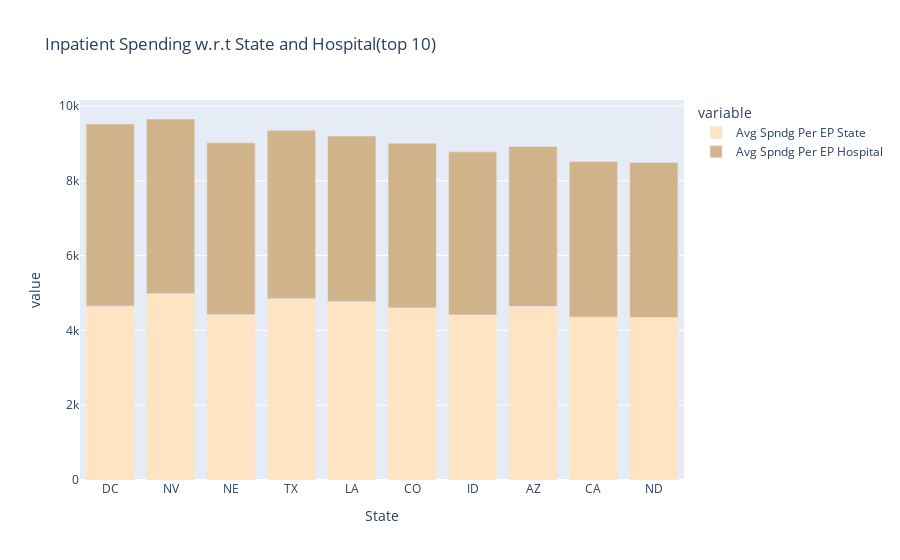

Notebook code cell kept with this figure:
### Markdown cell above
##### National level costs are similar as this is for one nation i.e USA

### Code cell
# in_spending.drop(columns = ['Avg Spndg Per EP National']).plot(kind = 'bar', figsize = (10,5) , title = 'Inpatient Spending at Hospital, State Level', colormap = 'Set1',
#              width = 0.65)
# plt.legend(bbox_to_anchor=(1.3, 1.05))


fig = px.bar(in_spending_top_ten,x = 'State', y=['Avg Spndg Per EP State','Avg Spndg Per EP Hospital'], title = 'Inpatient Spending w.r.t State and Hospital(top 10)',
            color_discrete_map={
                "Avg Spndg Per EP State": "bisque",
                "Avg Spndg Per EP Hospital": "tan"})
fig.show()

### Figure 1 — Plotly figure (JSON) as saved in the notebook; plotly's stock layout.template omitted (floating-point values rounded to 4 significant figures)
{"data": [{"alignmentgroup": "True", "hovertemplate": "variable=Avg Spndg Per EP State<br>State=%{x}<br>value=%{y}<extra></extra>", "legendgroup": "Avg Spndg Per EP State", "marker": {"color": "bisque"}, "name": "Avg Spndg Per EP State", "offsetgroup": "Avg Spndg Per EP State", "orientation": "v", "showlegend": true, "textposition": "auto", "type": "bar", "x": ["DC", "NV", "NE", "TX", "LA", "CO", "ID", "AZ", "CA", "ND"], "xaxis": "x", "y": [4649, 4978, 4419.0, 4844.0, 4764, 4601, 4410.0, 4640, 4353.0, 4346.0], "yaxis": "y"}, {"alignmentgroup": "True", "hovertemplate": "variable=Avg Spndg Per EP Hospital<br>State=%{x}<br>value=%{y}<extra></extra>", "legendgroup": "Avg Spndg Per EP Hospital", "marker": {"color": "tan"}, "name": "Avg Spndg Per EP Hospital", "offsetgroup": "Avg Spndg Per EP Hospital", "orientation": "v", "showlegend": true, "textposition": "auto", "type": "bar", "x": ["DC", "NV", "NE", "TX", "LA", "CO", "ID", "AZ", "CA", "ND"], "xaxis": "x", "y": [4871.0, 4675.0, 4597.0, 4509.0, 4435.0, 4403.0, 4366.0, 4276.0, 4161.0, 4143.0], "yaxis": "y"}], "layout": {"barmode": "relative", "legend": {"title": {"text": "variable"}, "tracegroupgap": 0}, "title": {"text": "Inpatient Spending w.r.t State and Hospital(top 10)"}, "xaxis": {"anchor": "y", "domain": [0, 1], "title": {"text": "State"}}, "yaxis": {"anchor": "x", "domain": [0, 1], "title": {"text": "value"}}}}
